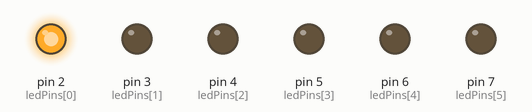
This sketch was run on a simulated Arduino Uno, built with avr-gcc and run on an emulated ATmega328P. On the bench: output pins drawn as LEDs (lit = HIGH).

Above: at 0.2 s.
At 1.2 s:
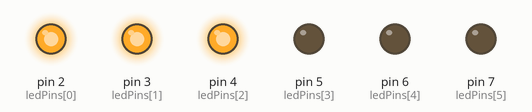
At 1.7 s:
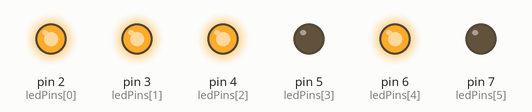
At 2.2 s:
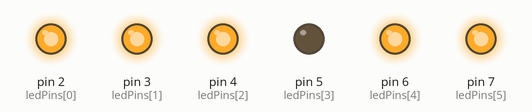
At 3.7 s:
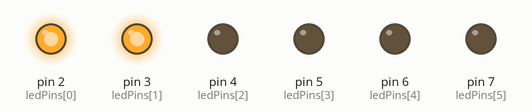
At 5.7 s:
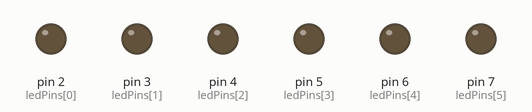
Timing chart, 0 to 6.9 s (numbered marks = the images above):
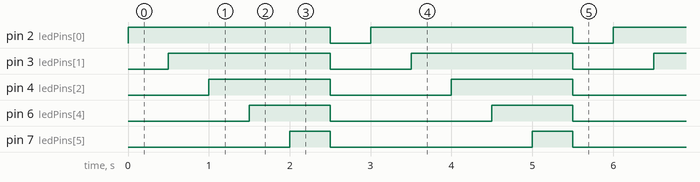

The sketch:

C1E9.ino
```cpp
//Secuencia de 6 leds sólo uno apagado.

int ledPins[] = { 2, 3, 4, 5, 6 ,7};
int offLed = 3;

void setup() {
  Serial.begin(9600);
  for (int i = 0; i < 6; i++) {
    pinMode(ledPins[i], OUTPUT);
  }
}

void loop() {
  for (int i = 0; i < 6; i++) {
    if (i != offLed) {
      digitalWrite(ledPins[i], HIGH);
      delay(500);

    }
  }


  for (int i = 0; i < 6; i++) {
    digitalWrite(ledPins[i], LOW);
  }

  delay(500);

}
```

Measured:
- by itself, pin 2 (ledPins[0]): alternates HIGH for 2.5 s and LOW for 0.50 s
- by itself, pin 3 (ledPins[1]): alternates HIGH for 2.0 s and LOW for 1.0 s
- by itself, pin 4 (ledPins[2]): alternates HIGH for 1.5 s and LOW for 1.5 s
- by itself, pin 6 (ledPins[4]): alternates HIGH for 1.0 s and LOW for 2.0 s
- by itself, pin 7 (ledPins[5]): alternates HIGH for 0.50 s and LOW for 2.5 s
